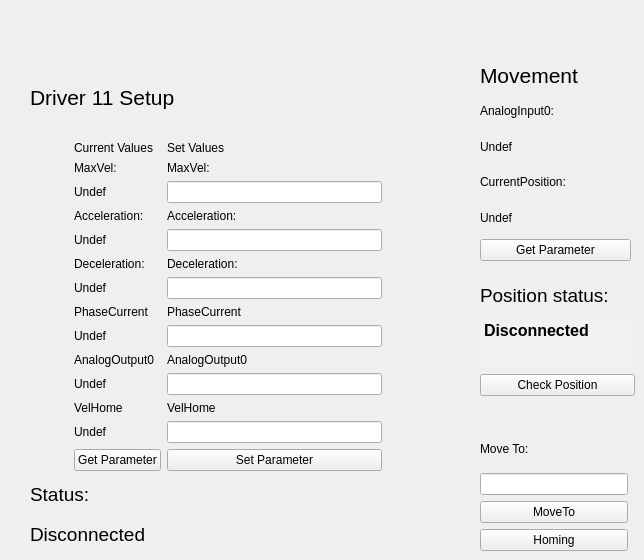
          <widget class="QWidget" name="tab_13">
           <attribute name="title">
            <string>11</string>
           </attribute>
           <attribute name="toolTip">
            <string>Driver 11 Setup and Movimentation</string>
           </attribute>
           <widget class="QWidget" name="layoutWidget_28">
            <property name="geometry">
             <rect>
              <x>480</x>
              <y>430</y>
              <width>148</width>
              <height>121</height>
             </rect>
            </property>
            <layout class="QVBoxLayout" name="verticalLayout_71">
             <item>
              <widget class="QLabel" name="label_261">
               <property name="text">
                <string>Move To:</string>
               </property>
              </widget>
             </item>
             <item>
              <widget class="QLineEdit" name="LineEditMoveToValue_11">
               <property name="toolTip">
                <string>Position to move driver 11</string>
               </property>
              </widget>
             </item>
             <item>
              <widget class="QPushButton" name="MoveTo_11">
               <property name="toolTip">
                <string>Move driver 11 to the position specified above</string>
               </property>
               <property name="text">
                <string>MoveTo</string>
               </property>
              </widget>
             </item>
             <item>
              <widget class="QPushButton" name="Homing_11">
               <property name="toolTip">
                <string>Execute the driver 11 homing procedure</string>
               </property>
               <property name="text">
                <string>Homing</string>
               </property>
              </widget>
             </item>
            </layout>
           </widget>
           <widget class="QWidget" name="layoutWidget_30">
            <property name="geometry">
             <rect>
              <x>480</x>
              <y>60</y>
              <width>151</width>
              <height>201</height>
             </rect>
            </property>
            <layout class="QVBoxLayout" name="verticalLayout_72">
             <item>
              <widget class="QLabel" name="label_264">
               <property name="font">
                <font>
                 <pointsize>16</pointsize>
                </font>
               </property>
               <property name="text">
                <string>Movement</string>
               </property>
              </widget>
             </item>
             <item>
              <widget class="QLabel" name="label_265">
               <property name="text">
                <string>AnalogInput0:</string>
               </property>
              </widget>
             </item>
             <item>
              <widget class="QLabel" name="LabelMovAnalogInput0_11">
               <property name="toolTip">
                <string>Current value of driver 11 AnalogInput(0)</string>
               </property>
               <property name="text">
                <string>Undef</string>
               </property>
              </widget>
             </item>
             <item>
              <widget class="QLabel" name="label_266">
               <property name="text">
                <string>CurrentPosition:</string>
               </property>
              </widget>
             </item>
             <item>
              <widget class="QLabel" name="LabelMovCurrentPosition_11">
               <property name="toolTip">
                <string>Current value of driver 11 CurrentPosition</string>
               </property>
               <property name="text">
                <string>Undef</string>
               </property>
              </widget>
             </item>
             <item>
              <widget class="QPushButton" name="GetParameterMov_11">
               <property name="toolTip">
                <string>Get position parameters of driver 11</string>
               </property>
               <property name="text">
                <string>Get Parameter</string>
               </property>
              </widget>
             </item>
            </layout>
           </widget>
           <widget class="QWidget" name="layoutWidget_29">
            <property name="geometry">
             <rect>
              <x>30</x>
              <y>60</y>
              <width>352</width>
              <height>491</height>
             </rect>
            </property>
            <layout class="QGridLayout" name="gridLayout_44">
             <item row="0" column="0" colspan="3">
              <widget class="QLabel" name="label_173">
               <property name="font">
                <font>
                 <pointsize>16</pointsize>
                </font>
               </property>
               <property name="text">
                <string>Driver 11 Setup</string>
               </property>
              </widget>
             </item>
             <item row="1" column="0">
              <layout class="QVBoxLayout" name="verticalLayout_24">
               <item>
                <widget class="QLabel" name="Images_11">
                 <property name="minimumSize">
                  <size>
                   <width>0</width>
                   <height>100</height>
                  </size>
                 </property>
                 <property name="maximumSize">
                  <size>
                   <width>200</width>
                   <height>150</height>
                  </size>
                 </property>
                 <property name="text">
                  <string/>
                 </property>
                 <property name="pixmap">
                  <pixmap resource="file.qrc">:/Driver.jpg</pixmap>
                 </property>
                 <property name="scaledContents">
                  <bool>true</bool>
                 </property>
                </widget>
               </item>
               <item>
                <widget class="QLabel" name="label_174">
                 <property name="text">
                  <string/>
                 </property>
                </widget>
               </item>
              </layout>
             </item>
             <item row="1" column="1">
              <widget class="QLabel" name="label_371">
               <property name="minimumSize">
                <size>
                 <width>25</width>
                 <height>0</height>
                </size>
               </property>
               <property name="text">
                <string/>
               </property>
              </widget>
             </item>
             <item row="1" column="2">
              <layout class="QGridLayout" name="gridLayout_22">
               <item row="0" column="0">
                <widget class="QLabel" name="label_175">
                 <property name="text">
                  <string>Current Values</string>
                 </property>
                </widget>
               </item>
               <item row="0" column="1">
                <widget class="QLabel" name="label_176">
                 <property name="text">
                  <string>Set Values</string>
                 </property>
                </widget>
               </item>
               <item row="1" column="0">
                <widget class="QLabel" name="label_177">
                 <property name="text">
                  <string>MaxVel:</string>
                 </property>
                </widget>
               </item>
               <item row="1" column="1">
                <widget class="QLabel" name="label_178">
                 <property name="text">
                  <string>MaxVel:</string>
                 </property>
                </widget>
               </item>
               <item row="2" column="0">
                <widget class="QLabel" name="LabelMaxVelSetup_11">
                 <property name="toolTip">
                  <string>Current value of driver 11 MaxVel</string>
                 </property>
                 <property name="text">
                  <string>Undef</string>
                 </property>
                </widget>
               </item>
               <item row="2" column="1">
                <widget class="QLineEdit" name="LineEditMaxVelSetup_11">
                 <property name="toolTip">
                  <string>&lt;html&gt;&lt;head/&gt;&lt;body&gt;&lt;p&gt;MaxVel of driver 11 to set&lt;/p&gt;&lt;/body&gt;&lt;/html&gt;</string>
                 </property>
                </widget>
               </item>
               <item row="3" column="0">
                <widget class="QLabel" name="label_179">
                 <property name="text">
                  <string>Acceleration:</string>
                 </property>
                </widget>
               </item>
               <item row="3" column="1">
                <widget class="QLabel" name="label_180">
                 <property name="text">
                  <string>Acceleration:</string>
                 </property>
                </widget>
               </item>
               <item row="4" column="0">
                <widget class="QLabel" name="LabelAccelerationSetup_11">
                 <property name="toolTip">
                  <string>Current value of driver 11 Acceleration</string>
                 </property>
                 <property name="text">
                  <string>Undef</string>
                 </property>
                </widget>
               </item>
               <item row="4" column="1">
                <widget class="QLineEdit" name="LineEditAccelerationSetup_11">
                 <property name="toolTip">
                  <string>&lt;html&gt;&lt;head/&gt;&lt;body&gt;&lt;p&gt;Acceleration of driver 11 to set&lt;/p&gt;&lt;/body&gt;&lt;/html&gt;</string>
                 </property>
                </widget>
               </item>
               <item row="5" column="0">
                <widget class="QLabel" name="label_181">
                 <property name="text">
                  <string>Deceleration:</string>
                 </property>
                </widget>
               </item>
               <item row="5" column="1">
                <widget class="QLabel" name="label_182">
                 <property name="text">
                  <string>Deceleration:</string>
                 </property>
                </widget>
               </item>
               <item row="6" column="0">
                <widget class="QLabel" name="LabelDecelerationSetup_11">
                 <property name="toolTip">
                  <string>Current value of driver 11 Deceleration</string>
                 </property>
                 <property name="text">
                  <string>Undef</string>
                 </property>
                </widget>
               </item>
               <item row="6" column="1">
                <widget class="QLineEdit" name="LineEditDecelerationSetup_11">
                 <property name="toolTip">
                  <string>&lt;html&gt;&lt;head/&gt;&lt;body&gt;&lt;p&gt;Deceleration of driver 11 to set&lt;/p&gt;&lt;/body&gt;&lt;/html&gt;</string>
                 </property>
                </widget>
               </item>
               <item row="7" column="0">
                <widget class="QLabel" name="label_183">
                 <property name="text">
                  <string>PhaseCurrent</string>
                 </property>
                </widget>
               </item>
               <item row="7" column="1">
                <widget class="QLabel" name="label_184">
                 <property name="text">
                  <string>PhaseCurrent</string>
                 </property>
                </widget>
               </item>
               <item row="8" column="0">
                <widget class="QLabel" name="LabelPhaseCurrentSetup_11">
                 <property name="toolTip">
                  <string>Current value of driver 11 PhaseCurrent</string>
                 </property>
                 <property name="text">
                  <string>Undef</string>
                 </property>
                </widget>
               </item>
               <item row="8" column="1">
                <widget class="QLineEdit" name="LineEditPhaseCurrentSetup_11">
                 <property name="toolTip">
                  <string>&lt;html&gt;&lt;head/&gt;&lt;body&gt;&lt;p&gt; PhaseCurrent of driver 11 to set&lt;/p&gt;&lt;/body&gt;&lt;/html&gt;</string>
                 </property>
                </widget>
               </item>
               <item row="9" column="0">
                <widget class="QLabel" name="label_185">
                 <property name="text">
                  <string>AnalogOutput0</string>
                 </property>
                </widget>
               </item>
               <item row="9" column="1">
                <widget class="QLabel" name="label_186">
                 <property name="text">
                  <string>AnalogOutput0</string>
                 </property>
                </widget>
               </item>
               <item row="10" column="0">
                <widget class="QLabel" name="LabelAnalogOutputSetup_11">
                 <property name="toolTip">
                  <string>Current value of driver 11 AnalogOutput(0)</string>
                 </property>
                 <property name="text">
                  <string>Undef</string>
                 </property>
                </widget>
               </item>
               <item row="10" column="1">
                <widget class="QLineEdit" name="LineEditAnalogOutputSetup_11">
                 <property name="toolTip">
                  <string>&lt;html&gt;&lt;head/&gt;&lt;body&gt;&lt;p&gt; AnalogOutput(0) of driver 11 to set&lt;/p&gt;&lt;/body&gt;&lt;/html&gt;</string>
                 </property>
                </widget>
               </item>
               <item row="11" column="0">
                <widget class="QLabel" name="label_372">
                 <property name="text">
                  <string>VelHome</string>
                 </property>
                </widget>
               </item>
               <item row="11" column="1">
                <widget class="QLabel" name="label_373">
                 <property name="text">
                  <string>VelHome</string>
                 </property>
                </widget>
               </item>
               <item row="12" column="0">
                <widget class="QLabel" name="LabelVelHomeSetup_11">
                 <property name="toolTip">
                  <string>Current value of driver 11 VelHome</string>
                 </property>
                 <property name="text">
                  <string>Undef</string>
                 </property>
                </widget>
               </item>
               <item row="12" column="1">
                <widget class="QLineEdit" name="LineEditVelHomeSetup_11">
                 <property name="toolTip">
                  <string>&lt;html&gt;&lt;head/&gt;&lt;body&gt;&lt;p&gt; VelHome of driver 11 to set&lt;/p&gt;&lt;/body&gt;&lt;/html&gt;</string>
                 </property>
                </widget>
               </item>
               <item row="13" column="0">
                <widget class="QPushButton" name="GetParameterDriver_11">
                 <property name="toolTip">
                  <string>&lt;html&gt;&lt;head/&gt;&lt;body&gt;&lt;p&gt;Get the current parameter of the driver 11&lt;/p&gt;&lt;/body&gt;&lt;/html&gt;</string>
                 </property>
                 <property name="text">
                  <string>Get Parameter</string>
                 </property>
                </widget>
               </item>
               <item row="13" column="1">
                <widget class="QPushButton" name="SetParameterDriver_11">
                 <property name="toolTip">
                  <string>&lt;html&gt;&lt;head/&gt;&lt;body&gt;&lt;p&gt;Set parameter of driver 11. Nota bene: in order to accomplished the command you have to set all the fields above.&lt;/p&gt;&lt;/body&gt;&lt;/html&gt;</string>
                 </property>
                 <property name="text">
                  <string>Set Parameter</string>
                 </property>
                </widget>
               </item>
              </layout>
             </item>
             <item row="2" column="0" colspan="3">
              <layout class="QVBoxLayout" name="verticalLayout_25">
               <item>
                <widget class="QLabel" name="label_187">
                 <property name="font">
                  <font>
                   <pointsize>14</pointsize>
                  </font>
                 </property>
                 <property name="text">
                  <string>Status:</string>
                 </property>
                </widget>
               </item>
               <item>
                <widget class="QLabel" name="LabelStatusDriver11">
                 <property name="font">
                  <font>
                   <pointsize>14</pointsize>
                  </font>
                 </property>
                 <property name="toolTip">
                  <string>Driver 11 Status</string>
                 </property>
                 <property name="text">
                  <string>Disconnected</string>
                 </property>
                </widget>
               </item>
              </layout>
             </item>
            </layout>
           </widget>
           <widget class="QWidget" name="layoutWidget_51">
            <property name="geometry">
             <rect>
              <x>480</x>
              <y>280</y>
              <width>155</width>
              <height>116</height>
             </rect>
            </property>
            <layout class="QVBoxLayout" name="verticalLayout_88">
             <item>
              <layout class="QVBoxLayout" name="verticalLayout_45">
               <item>
                <widget class="QLabel" name="label_320">
                 <property name="font">
                  <font>
                   <pointsize>14</pointsize>
                  </font>
                 </property>
                 <property name="text">
                  <string>Position status:</string>
                 </property>
                </widget>
               </item>
               <item>
                <widget class="QTextEdit" name="LabelPositionStatus_11">
                 <property name="maximumSize">
                  <size>
                   <width>151</width>
                   <height>51</height>
                  </size>
                 </property>
                 <property name="palette">
                  <palette>
                   <active>
                    <colorrole role="Base">
                     <brush brushstyle="SolidPattern">
                      <color alpha="255">
                       <red>242</red>
                       <green>241</green>
                       <blue>240</blue>
                      </color>
                     </brush>
                    </colorrole>
                   </active>
                   <inactive>
                    <colorrole role="Base">
                     <brush brushstyle="SolidPattern">
                      <color alpha="255">
                       <red>242</red>
                       <green>241</green>
                       <blue>240</blue>
                      </color>
                     </brush>
                    </colorrole>
                   </inactive>
                   <disabled>
                    <colorrole role="Base">
                     <brush brushstyle="SolidPattern">
                      <color alpha="255">
                       <red>255</red>
                       <green>255</green>
                       <blue>255</blue>
                      </color>
                     </brush>
                    </colorrole>
                   </disabled>
                  </palette>
                 </property>
                 <property name="font">
                  <font>
                   <pointsize>12</pointsize>
                   <weight>75</weight>
                   <bold>true</bold>
                  </font>
                 </property>
                 <property name="toolTip">
                  <string>&lt;html&gt;&lt;head/&gt;&lt;body&gt;&lt;p&gt;&lt;span style=&quot; font-size:11pt; font-weight:400;&quot;&gt;Here is printed the correspondence between the estimated position and the CurrentPosition of the driver 11.&lt;/span&gt;&lt;/p&gt;&lt;/body&gt;&lt;/html&gt;</string>
                 </property>
                 <property name="frameShape">
                  <enum>QFrame::NoFrame</enum>
                 </property>
                 <property name="html">
                  <string>&lt;!DOCTYPE HTML PUBLIC &quot;-//W3C//DTD HTML 4.0//EN&quot; &quot;http://www.w3.org/TR/REC-html40/strict.dtd&quot;&gt;
&lt;html&gt;&lt;head&gt;&lt;meta name=&quot;qrichtext&quot; content=&quot;1&quot; /&gt;&lt;style type=&quot;text/css&quot;&gt;
p, li { white-space: pre-wrap; }
&lt;/style&gt;&lt;/head&gt;&lt;body style=&quot; font-family:'Ubuntu'; font-size:12pt; font-weight:600; font-style:normal;&quot;&gt;
&lt;p style=&quot; margin-top:0px; margin-bottom:0px; margin-left:0px; margin-right:0px; -qt-block-indent:0; text-indent:0px;&quot;&gt;Disconnected&lt;/p&gt;&lt;/body&gt;&lt;/html&gt;</string>
                 </property>
                 <property name="textInteractionFlags">
                  <set>Qt::TextSelectableByMouse</set>
                 </property>
                </widget>
               </item>
              </layout>
             </item>
             <item>
              <widget class="QPushButton" name="CheckPositionButton_11">
               <property name="toolTip">
                <string>&lt;html&gt;&lt;head/&gt;&lt;body&gt;&lt;p&gt;Verify the correspondence between the estimated position and the current position of the driver 11.&lt;/p&gt;&lt;/body&gt;&lt;/html&gt;</string>
               </property>
               <property name="text">
                <string>Check Position</string>
               </property>
              </widget>
             </item>
            </layout>
           </widget>
          </widget>
